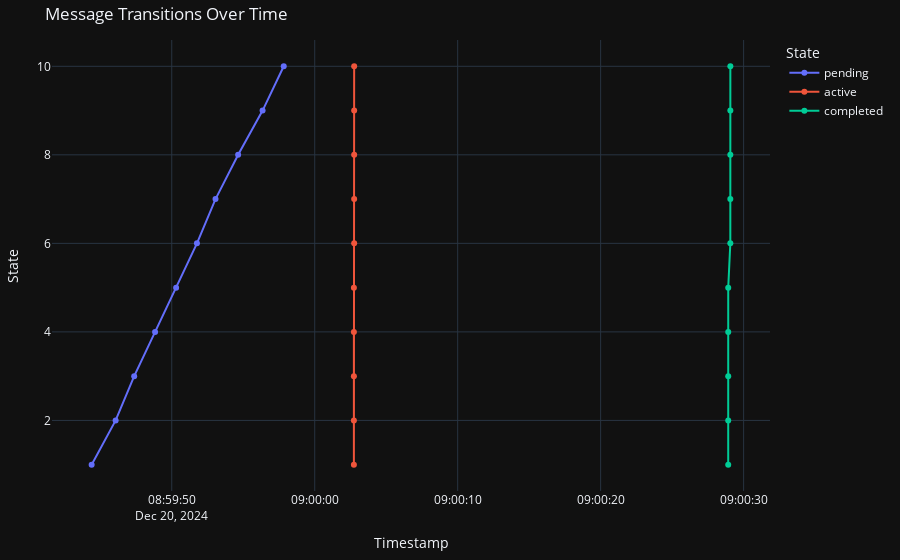

Source (notebook cell):
### Code cell
analyze_message_flow(logs10)

### Figure 1 — Plotly figure (JSON) as saved in the notebook; plotly's stock layout.template omitted (floating-point values rounded to 4 significant figures)
{"data": [{"hovertemplate": "State=pending<br>Time=%{x}<br>message_id=%{y}<extra></extra>", "legendgroup": "pending", "line": {"color": "#636efa", "dash": "solid"}, "marker": {"symbol": "circle"}, "mode": "lines+markers", "name": "pending", "orientation": "v", "showlegend": true, "type": "scatter", "x": ["2024-12-20T08:59:44.396588", "2024-12-20T08:59:46.073954", "2024-12-20T08:59:47.372215", "2024-12-20T08:59:48.833797", "2024-12-20T08:59:50.305356", "2024-12-20T08:59:51.762117", "2024-12-20T08:59:53.059995", "2024-12-20T08:59:54.643456", "2024-12-20T08:59:56.353459", "2024-12-20T08:59:57.832053"], "xaxis": "x", "y": [1, 2, 3, 4, 5, 6, 7, 8, 9, 10], "yaxis": "y"}, {"hovertemplate": "State=active<br>Time=%{x}<br>message_id=%{y}<extra></extra>", "legendgroup": "active", "line": {"color": "#EF553B", "dash": "solid"}, "marker": {"symbol": "circle"}, "mode": "lines+markers", "name": "active", "orientation": "v", "showlegend": true, "type": "scatter", "x": ["2024-12-20T09:00:02.739369", "2024-12-20T09:00:02.739369", "2024-12-20T09:00:02.739369", "2024-12-20T09:00:02.739369", "2024-12-20T09:00:02.739369", "2024-12-20T09:00:02.758117", "2024-12-20T09:00:02.758117", "2024-12-20T09:00:02.758117", "2024-12-20T09:00:02.758117", "2024-12-20T09:00:02.758117"], "xaxis": "x", "y": [4, 3, 5, 1, 2, 6, 7, 8, 9, 10], "yaxis": "y"}, {"hovertemplate": "State=completed<br>Time=%{x}<br>message_id=%{y}<extra></extra>", "legendgroup": "completed", "line": {"color": "#00cc96", "dash": "solid"}, "marker": {"symbol": "circle"}, "mode": "lines+markers", "name": "completed", "orientation": "v", "showlegend": true, "type": "scatter", "x": ["2024-12-20T09:00:28.922982", "2024-12-20T09:00:28.923235", "2024-12-20T09:00:28.923445", "2024-12-20T09:00:28.923648", "2024-12-20T09:00:28.923841", "2024-12-20T09:00:29.070572", "2024-12-20T09:00:29.070823", "2024-12-20T09:00:29.071315", "2024-12-20T09:00:29.071644", "2024-12-20T09:00:29.071875"], "xaxis": "x", "y": [1, 2, 3, 4, 5, 6, 7, 8, 9, 10], "yaxis": "y"}], "layout": {"hovermode": "closest", "legend": {"title": {"text": "State"}, "tracegroupgap": 0}, "margin": {"b": 40, "l": 40, "r": 40, "t": 40}, "title": {"text": "Message Transitions Over Time"}, "xaxis": {"anchor": "y", "domain": [0, 1], "showgrid": true, "title": {"text": "Timestamp"}}, "yaxis": {"anchor": "x", "domain": [0, 1], "showgrid": true, "title": {"text": "State"}}}}
